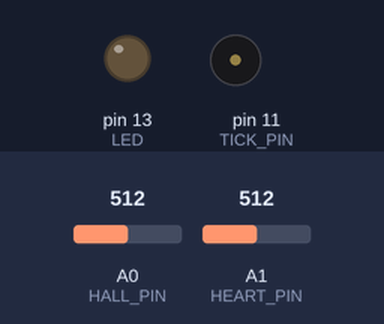
A sketch run on a simulated Arduino Uno, built with avr-gcc and run on an emulated ATmega328P. Parts: output pins drawn as LEDs (lit = HIGH), buzzer (waves = sounding). Dashed ring = blinking. The inputs (shaded band) are chosen by the test bench; at power-on: A0 (HALL_PIN) = 512, A1 (HEART_PIN) = 512. What the sketch prints to the serial monitor is not drawn.

Above: at 6.2 s.
6.3 s: A0 (HALL_PIN) set to 900
9.3 s: A0 (HALL_PIN) set to 306
At 11.3 s:
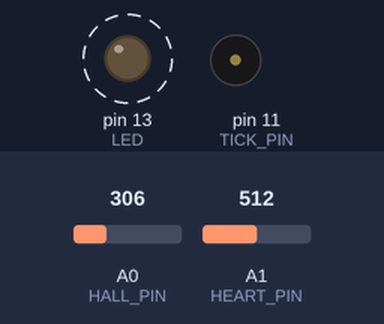
12.3 s: A0 (HALL_PIN) set to 0
At 12.51 s:
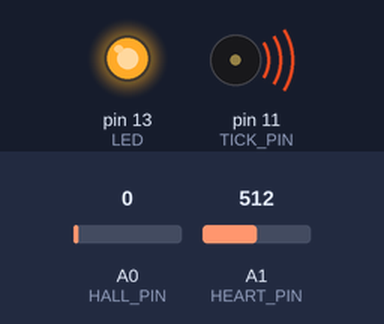
15.3 s: A0 (HALL_PIN) set to 3
18.3 s: A0 (HALL_PIN) set to 5
Timing chart, 0 to 21.3 s (numbered marks = the images above; inputs shaded):
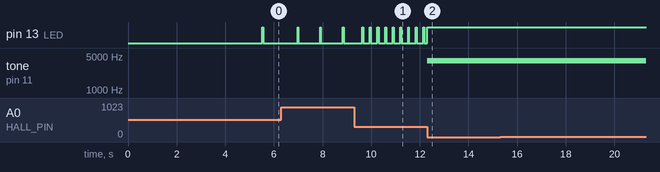

Measured:
- after the input at 9.3 s, pin 13 (LED): alternates HIGH for 0.05 s and LOW for 0.27 s, starting after 0.32 s
- after the input at 12.3 s, tone on pin 11 (TICK_PIN): silent → 4000 Hz at once
- by itself, pin 13 (LED): alternates HIGH for 0.03 s and LOW for 0.90 s

The sketch:

TICK_2.ino
```cpp
unsigned long currentMillis = 0;    // stores the value of millis() in each iteration of loop()
unsigned long previousTick = 0;     // stores previous time we triggered the function for Tick
unsigned long previousHeart = 0;     // stores previous time we triggered the function for Heart
unsigned long previousLED = 0;  // stores previous time we triggered the function for the LED


int HeartInterval = 60;  // stores the interval between triggering the Heart
int TickInterval = 1000;        // stores the interval between triggering the Tick
int LEDInterval = 60;


const int tick = 4000;


int rawTick;
int rawHeart;
int mapTick;
int mapHeart;
int average;


const int HALL_PIN = A0;
const int TICK_PIN = 11;
const int LED = 13;
const int HEART_PIN = A1;

const int delayMsec = 60;

void setup() {
  pinMode(TICK_PIN,OUTPUT);
  for(int i = 0;i < 5; i++){
    tone(TICK_PIN,tick,5);
    delay(1000);
  }
  pinMode(A0,INPUT);

  Serial.begin(9600);


  pinMode(LED,OUTPUT);
  Serial.print(9600);
}


void loop() {

  Heart();
  Tick();
  Average(mapTick);
  currentMillis = millis();
  If_state();


}
void Heart() {
  static int beatMsec = 0;
  int heartRateBPM = 0;
  rawHeart = analogRead(HEART_PIN);
  //Serial.println(rawHeart);
  mapHeart = map(rawHeart,0,1023,0,150);
  //Serial.println(mapHeart);
}
void Tick(){
     rawTick = analogRead(HALL_PIN);
    mapTick = map(rawTick, 0, 1023, 0, 700);
    //Serial.println(mapTick*1.5);
   // TickInterval = mapTick*1.5;
}
void Average(float maped){
  average = 0;
 for (int i=0; i < 10; i++) {
 average = average + maped*1.5;
 }
 average = average/10;
 Serial.println(average);
 TickInterval = average;
}
void If_state(){

    if (currentMillis - previousTick >= TickInterval){
      tone(TICK_PIN,tick,5);
      digitalWrite(LED,HIGH);
      previousTick = currentMillis;
      if (currentMillis - previousLED >= LEDInterval){
        digitalWrite(LED,LOW);
        previousLED = currentMillis;
    }
   }

    if (currentMillis - previousLED >= LEDInterval){
    digitalWrite(LED,LOW);
    previousLED = currentMillis;
    }

}
```

keypadv1.01.ino
```cpp

```
